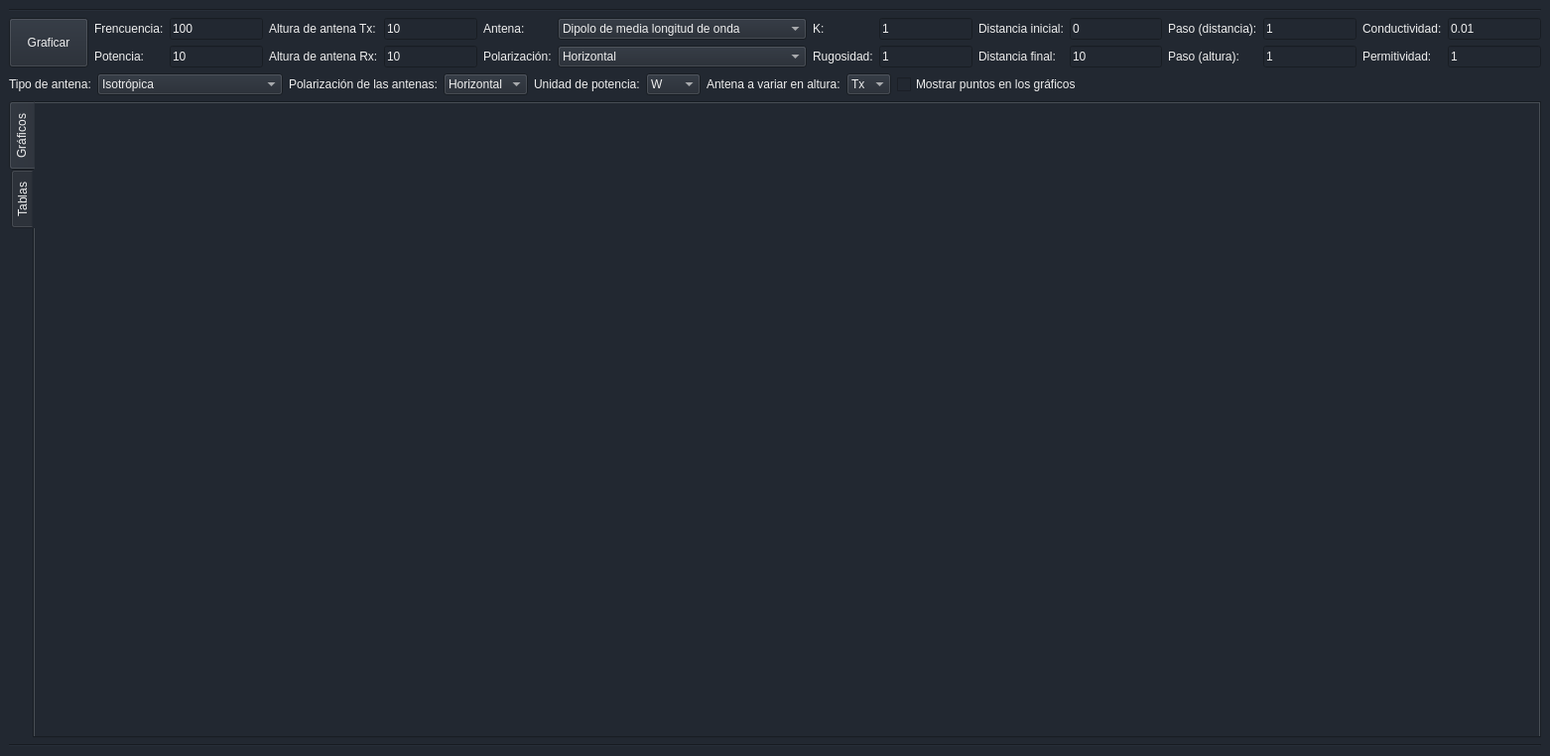
<?xml version="1.0" encoding="UTF-8"?>
<ui version="4.0">
 <class>MainWindow</class>
 <widget class="QMainWindow" name="MainWindow">
  <property name="geometry">
   <rect>
    <x>0</x>
    <y>0</y>
    <width>1562</width>
    <height>762</height>
   </rect>
  </property>
  <property name="windowTitle">
   <string>MainWindow</string>
  </property>
  <property name="styleSheet">
   <string notr="true">background-color: rgb(34, 40, 49);
color: rgb(57, 62, 70);</string>
  </property>
  <widget class="QWidget" name="centralwidget">
   <layout class="QVBoxLayout" name="verticalLayout">
    <item>
     <layout class="QGridLayout" name="gridLayout_3">
      <item row="0" column="0">
       <widget class="Line" name="line_2">
        <property name="orientation">
         <enum>Qt::Orientation::Horizontal</enum>
        </property>
       </widget>
      </item>
     </layout>
    </item>
    <item>
     <layout class="QHBoxLayout" name="horizontalLayout_6">
      <item>
       <widget class="QPushButton" name="calculate_button">
        <property name="sizePolicy">
         <sizepolicy hsizetype="Minimum" vsizetype="Minimum">
          <horstretch>0</horstretch>
          <verstretch>0</verstretch>
         </sizepolicy>
        </property>
        <property name="styleSheet">
         <string notr="true">color: rgb(238, 238, 238);</string>
        </property>
        <property name="text">
         <string>Graficar</string>
        </property>
       </widget>
      </item>
      <item>
       <layout class="QGridLayout" name="gridLayout">
        <item row="0" column="10">
         <widget class="QLabel" name="label_11">
          <property name="styleSheet">
           <string notr="true">color: rgb(238, 238, 238);</string>
          </property>
          <property name="text">
           <string>Paso (distancia):</string>
          </property>
         </widget>
        </item>
        <item row="0" column="11">
         <widget class="QLineEdit" name="distance_step_input">
          <property name="styleSheet">
           <string notr="true">color: rgb(238, 238, 238);</string>
          </property>
          <property name="text">
           <string>1</string>
          </property>
         </widget>
        </item>
        <item row="1" column="3">
         <widget class="QLineEdit" name="rx_height_input">
          <property name="styleSheet">
           <string notr="true">color: rgb(238, 238, 238);</string>
          </property>
          <property name="text">
           <string>10</string>
          </property>
         </widget>
        </item>
        <item row="1" column="4">
         <widget class="QLabel" name="label_6">
          <property name="styleSheet">
           <string notr="true">color: rgb(238, 238, 238);</string>
          </property>
          <property name="text">
           <string>Polarización:</string>
          </property>
         </widget>
        </item>
        <item row="1" column="11">
         <widget class="QLineEdit" name="height_step_input">
          <property name="styleSheet">
           <string notr="true">color: rgb(238, 238, 238);</string>
          </property>
          <property name="text">
           <string>1</string>
          </property>
         </widget>
        </item>
        <item row="1" column="5">
         <widget class="QComboBox" name="polarization_input">
          <property name="styleSheet">
           <string notr="true">color: rgb(238, 238, 238);</string>
          </property>
          <item>
           <property name="text">
            <string>Horizontal</string>
           </property>
          </item>
          <item>
           <property name="text">
            <string>Vertical</string>
           </property>
          </item>
         </widget>
        </item>
        <item row="1" column="12">
         <widget class="QLabel" name="label_16">
          <property name="styleSheet">
           <string notr="true">color: rgb(238, 238, 238);</string>
          </property>
          <property name="text">
           <string>Permitividad:</string>
          </property>
         </widget>
        </item>
        <item row="1" column="13">
         <widget class="QLineEdit" name="permittivity_input">
          <property name="styleSheet">
           <string notr="true">color: rgb(238, 238, 238);</string>
          </property>
          <property name="text">
           <string>1</string>
          </property>
         </widget>
        </item>
        <item row="1" column="9">
         <widget class="QLineEdit" name="distance_end_input">
          <property name="whatsThis">
           <string>&lt;html&gt;&lt;head/&gt;&lt;body&gt;&lt;p&gt;color: rgb(238, 238, 238);&lt;/p&gt;&lt;/body&gt;&lt;/html&gt;</string>
          </property>
          <property name="styleSheet">
           <string notr="true">color: rgb(238, 238, 238);</string>
          </property>
          <property name="text">
           <string>10</string>
          </property>
         </widget>
        </item>
        <item row="1" column="6">
         <widget class="QLabel" name="label_8">
          <property name="styleSheet">
           <string notr="true">color: rgb(238, 238, 238);</string>
          </property>
          <property name="text">
           <string>Rugosidad:</string>
          </property>
         </widget>
        </item>
        <item row="1" column="7">
         <widget class="QLineEdit" name="terrain_roughness_input">
          <property name="styleSheet">
           <string notr="true">color: rgb(238, 238, 238);</string>
          </property>
          <property name="text">
           <string>1</string>
          </property>
         </widget>
        </item>
        <item row="1" column="10">
         <widget class="QLabel" name="label_12">
          <property name="styleSheet">
           <string notr="true">color: rgb(238, 238, 238);</string>
          </property>
          <property name="text">
           <string>Paso (altura):</string>
          </property>
         </widget>
        </item>
        <item row="0" column="6">
         <widget class="QLabel" name="label_7">
          <property name="styleSheet">
           <string notr="true">color: rgb(238, 238, 238);</string>
          </property>
          <property name="text">
           <string>K:</string>
          </property>
         </widget>
        </item>
        <item row="0" column="7">
         <widget class="QLineEdit" name="earth_radius_factor_input">
          <property name="styleSheet">
           <string notr="true">color: rgb(238, 238, 238);</string>
          </property>
          <property name="text">
           <string>1</string>
          </property>
         </widget>
        </item>
        <item row="0" column="9">
         <widget class="QLineEdit" name="distance_start_input">
          <property name="styleSheet">
           <string notr="true">color: rgb(238, 238, 238);</string>
          </property>
          <property name="text">
           <string>0</string>
          </property>
         </widget>
        </item>
        <item row="1" column="2">
         <widget class="QLabel" name="label_4">
          <property name="styleSheet">
           <string notr="true">color: rgb(238, 238, 238);</string>
          </property>
          <property name="text">
           <string>Altura de antena Rx:</string>
          </property>
         </widget>
        </item>
        <item row="0" column="12">
         <widget class="QLabel" name="label_15">
          <property name="styleSheet">
           <string notr="true">color: rgb(238, 238, 238);</string>
          </property>
          <property name="text">
           <string>Conductividad:</string>
          </property>
         </widget>
        </item>
        <item row="0" column="2">
         <widget class="QLabel" name="label_3">
          <property name="styleSheet">
           <string notr="true">color: rgb(238, 238, 238);</string>
          </property>
          <property name="text">
           <string>Altura de antena Tx:</string>
          </property>
         </widget>
        </item>
        <item row="1" column="1">
         <widget class="QLineEdit" name="power_input">
          <property name="styleSheet">
           <string notr="true">color: rgb(238, 238, 238);</string>
          </property>
          <property name="text">
           <string>10</string>
          </property>
         </widget>
        </item>
        <item row="0" column="3">
         <widget class="QLineEdit" name="tx_height_input">
          <property name="styleSheet">
           <string notr="true">color: rgb(238, 238, 238);</string>
          </property>
          <property name="text">
           <string>10</string>
          </property>
         </widget>
        </item>
        <item row="0" column="0">
         <widget class="QLabel" name="label">
          <property name="styleSheet">
           <string notr="true">color: rgb(238, 238, 238);</string>
          </property>
          <property name="text">
           <string>Frencuencia:</string>
          </property>
         </widget>
        </item>
        <item row="1" column="0">
         <widget class="QLabel" name="label_2">
          <property name="styleSheet">
           <string notr="true">color: rgb(238, 238, 238);</string>
          </property>
          <property name="text">
           <string>Potencia:</string>
          </property>
         </widget>
        </item>
        <item row="0" column="8">
         <widget class="QLabel" name="label_9">
          <property name="styleSheet">
           <string notr="true">color: rgb(238, 238, 238);</string>
          </property>
          <property name="text">
           <string>Distancia inicial:</string>
          </property>
         </widget>
        </item>
        <item row="1" column="8">
         <widget class="QLabel" name="label_10">
          <property name="styleSheet">
           <string notr="true">color: rgb(238, 238, 238);</string>
          </property>
          <property name="text">
           <string>Distancia final:</string>
          </property>
         </widget>
        </item>
        <item row="0" column="1">
         <widget class="QLineEdit" name="frequency_input">
          <property name="styleSheet">
           <string notr="true">color: rgb(238, 238, 238);
gridline-color: rgb(0, 173, 181);</string>
          </property>
          <property name="text">
           <string>100</string>
          </property>
         </widget>
        </item>
        <item row="0" column="5">
         <widget class="QComboBox" name="antenna_type_input">
          <property name="sizePolicy">
           <sizepolicy hsizetype="Preferred" vsizetype="Minimum">
            <horstretch>0</horstretch>
            <verstretch>0</verstretch>
           </sizepolicy>
          </property>
          <property name="styleSheet">
           <string notr="true">color: rgb(238, 238, 238);</string>
          </property>
          <item>
           <property name="text">
            <string>Dipolo de media longitud de onda</string>
           </property>
          </item>
          <item>
           <property name="text">
            <string>Monopolo de cuarto de longitud de onda</string>
           </property>
          </item>
          <item>
           <property name="text">
            <string>Isotrópica</string>
           </property>
          </item>
         </widget>
        </item>
        <item row="0" column="13">
         <widget class="QLineEdit" name="conductivity_input">
          <property name="styleSheet">
           <string notr="true">color: rgb(238, 238, 238);</string>
          </property>
          <property name="text">
           <string>0.01</string>
          </property>
         </widget>
        </item>
        <item row="0" column="4">
         <widget class="QLabel" name="label_5">
          <property name="styleSheet">
           <string notr="true">color: rgb(238, 238, 238);</string>
          </property>
          <property name="text">
           <string>Antena:</string>
          </property>
         </widget>
        </item>
       </layout>
      </item>
     </layout>
    </item>
    <item>
     <layout class="QHBoxLayout" name="horizontalLayout_7">
      <item>
       <widget class="QLabel" name="label_17">
        <property name="styleSheet">
         <string notr="true">color: rgb(238, 238, 238);</string>
        </property>
        <property name="text">
         <string>Tipo de antena:</string>
        </property>
       </widget>
      </item>
      <item>
       <widget class="QComboBox" name="comboBox_5">
        <property name="styleSheet">
         <string notr="true">color: rgb(238, 238, 238);</string>
        </property>
        <item>
         <property name="text">
          <string>Isotrópica</string>
         </property>
        </item>
        <item>
         <property name="text">
          <string>Dipolo de media onda</string>
         </property>
        </item>
        <item>
         <property name="text">
          <string>Monopolo de cuarto de onda</string>
         </property>
        </item>
       </widget>
      </item>
      <item>
       <widget class="QLabel" name="label_18">
        <property name="styleSheet">
         <string notr="true">color: rgb(238, 238, 238);</string>
        </property>
        <property name="text">
         <string>Polarización de las antenas:</string>
        </property>
       </widget>
      </item>
      <item>
       <widget class="QComboBox" name="comboBox_6">
        <property name="styleSheet">
         <string notr="true">color: rgb(238, 238, 238);</string>
        </property>
        <item>
         <property name="text">
          <string>Horizontal</string>
         </property>
        </item>
        <item>
         <property name="text">
          <string>Vertical</string>
         </property>
        </item>
       </widget>
      </item>
      <item>
       <widget class="QLabel" name="label_13">
        <property name="styleSheet">
         <string notr="true">color: rgb(238, 238, 238);</string>
        </property>
        <property name="text">
         <string>Unidad de potencia:</string>
        </property>
       </widget>
      </item>
      <item>
       <widget class="QComboBox" name="power_unit_input">
        <property name="styleSheet">
         <string notr="true">color: rgb(238, 238, 238);</string>
        </property>
        <item>
         <property name="text">
          <string>W</string>
         </property>
        </item>
        <item>
         <property name="text">
          <string>dBm</string>
         </property>
        </item>
       </widget>
      </item>
      <item>
       <widget class="QLabel" name="label_14">
        <property name="styleSheet">
         <string notr="true">color: rgb(238, 238, 238);</string>
        </property>
        <property name="text">
         <string>Antena a variar en altura:</string>
        </property>
       </widget>
      </item>
      <item>
       <widget class="QComboBox" name="height_vary_input">
        <property name="styleSheet">
         <string notr="true">color: rgb(238, 238, 238);</string>
        </property>
        <item>
         <property name="text">
          <string>Tx</string>
         </property>
        </item>
        <item>
         <property name="text">
          <string>Rx</string>
         </property>
        </item>
       </widget>
      </item>
      <item>
       <widget class="QCheckBox" name="scatter_checkbox">
        <property name="styleSheet">
         <string notr="true">color: rgb(238, 238, 238);</string>
        </property>
        <property name="text">
         <string>Mostrar puntos en los gráficos</string>
        </property>
       </widget>
      </item>
      <item>
       <spacer name="horizontalSpacer">
        <property name="orientation">
         <enum>Qt::Orientation::Horizontal</enum>
        </property>
        <property name="sizeHint" stdset="0">
         <size>
          <width>40</width>
          <height>20</height>
         </size>
        </property>
       </spacer>
      </item>
     </layout>
    </item>
    <item>
     <widget class="QTabWidget" name="tabWidget">
      <property name="styleSheet">
       <string notr="true">color: rgb(238, 238, 238);</string>
      </property>
      <property name="tabPosition">
       <enum>QTabWidget::TabPosition::West</enum>
      </property>
      <property name="tabShape">
       <enum>QTabWidget::TabShape::Rounded</enum>
      </property>
      <property name="currentIndex">
       <number>0</number>
      </property>
      <property name="elideMode">
       <enum>Qt::TextElideMode::ElideNone</enum>
      </property>
      <widget class="QWidget" name="tab">
       <attribute name="title">
        <string>Gráficos</string>
       </attribute>
       <layout class="QHBoxLayout" name="horizontalLayout">
        <item>
         <layout class="QGridLayout" name="main_layout"/>
        </item>
       </layout>
      </widget>
      <widget class="QWidget" name="tab_2">
       <attribute name="title">
        <string>Tablas</string>
       </attribute>
       <layout class="QHBoxLayout" name="horizontalLayout_2">
        <item>
         <layout class="QHBoxLayout" name="table_layout"/>
        </item>
       </layout>
      </widget>
     </widget>
    </item>
    <item>
     <layout class="QGridLayout" name="gridLayout_4">
      <item row="0" column="0">
       <widget class="Line" name="line">
        <property name="orientation">
         <enum>Qt::Orientation::Horizontal</enum>
        </property>
       </widget>
      </item>
     </layout>
    </item>
   </layout>
  </widget>
 </widget>
 <resources/>
 <connections/>
</ui>
